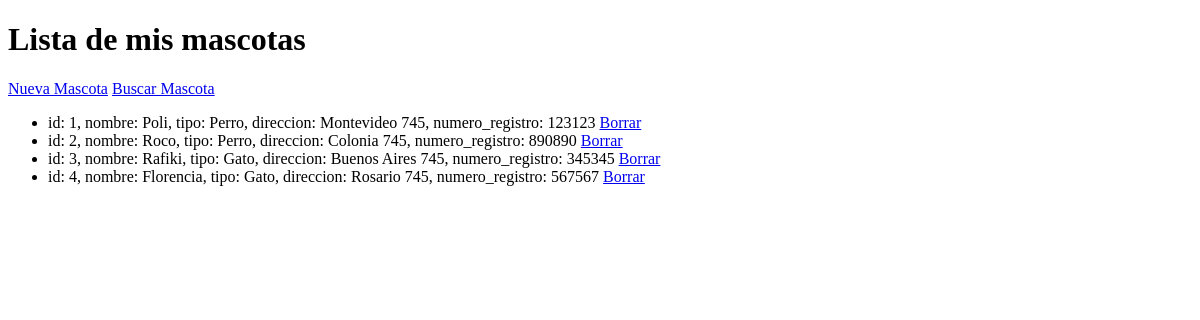
/mascotas/, run on an earlier commit of the app's database.
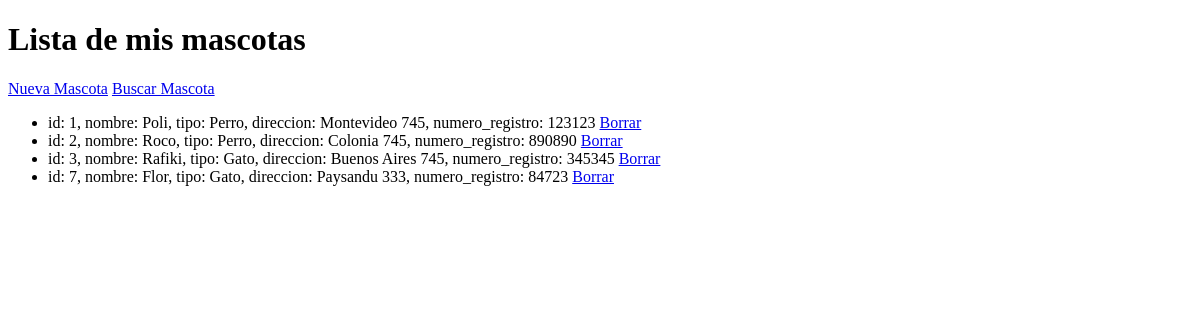
And on a later commit of the database.
### ejemplo/models.py (models this page shows)
class Mascotas(models.Model):
    nombre = models.CharField(max_length=100)
    tipo = models.CharField(max_length=50)
    direccion = models.CharField(max_length=200)
    numero_registro = models.IntegerField()

### ejemplo/views.py (the view)
# urls.py: path('mascotas/', mostrar_mascotas),
def mostrar_mascotas(request):
  lista_mascotas = Mascotas.objects.all()
  return render(request, "ejemplo/Mascotas.html", {"lista_mascotas": lista_mascotas})

### ejemplo/templates/ejemplo/Mascotas.html (shortened to what this page needs)
<!DOCTYPE html>
<html lang="en">
<head>
</head>
<body>
    <h1>Lista de mis mascotas</h1>
    <a href="/mascotas/alta">Nueva Mascota</a>
    <a href="/mascotas/buscar/">Buscar Mascota</a>
    <ul>
    {% for Mascotas in lista_mascotas %}
         <li> id: {{Mascotas.id}}, nombre: {{Mascotas.nombre}}, tipo: {{Mascotas.tipo}}, direccion: {{Mascotas.direccion}}, numero_registro: {{Mascotas.numero_registro}}
         <a href="/mascotas/borrar/{{ Mascotas.id }}">Borrar</a>
        </li>
    {% endfor %}
    </ul>
</body>
</html>

What changed in the data, as far as the page shows it:
removed Mascotas: id "4", nombre "Florencia", tipo "Gato", direccion "Rosario 745", numero_registro "567567"
added Mascotas: id "7", nombre "Flor", tipo "Gato", direccion "Paysandu 333", numero_registro "84723"
